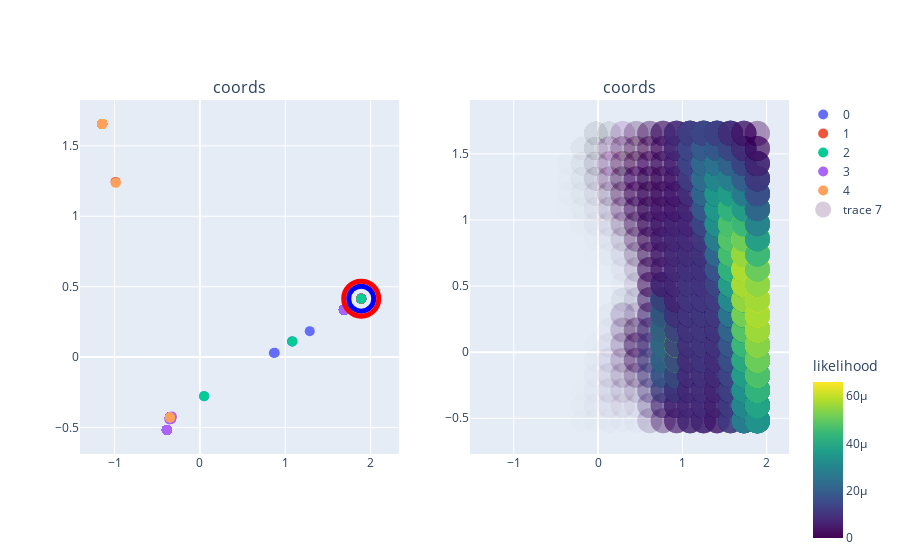

Notebook cell for this chart:
### Code cell
from impute_tools.impute_plots import (
    plot_extracted, plot_compare
)

figwl= plot_extracted(featl, label_select, tf_acc, labels=idvector, plot_out= False)

trace= plot_compare(figwl, background, like_diet, tf_proj)

### Figure 1 — Plotly figure (JSON) as saved in the notebook; plotly's stock layout.template omitted (floating-point values rounded to 4 significant figures; data arrays with more than 128 entries replaced by an {"elided": "..."} marker saying what was removed)
{"data": [{"marker": {"size": 10}, "mode": "markers", "name": "0", "text": ["i61_pop0_temp", "i63_pop0_temp", "i65_pop0_temp", "i87_pop0_temp", "i88_pop0_temp", "i89_pop0_temp", "i90_pop0_temp", "i91_pop0_temp", "i92_pop0_temp", "i93_pop0_temp", "i94_pop0_temp", "i95_pop0_temp", "i96_pop0_temp", "i97_pop0_temp", "i98_pop0_temp", "i99_pop0_temp", "i100_pop0_temp", "i101_pop0_temp", "i102_pop0_temp", "i103_pop0_temp", "i104_pop0_temp", "i105_pop0_temp", "i106_pop0_subtrop", "i107_pop0_temp", "i108_pop0_temp", "i109_pop0_temp", "i110_pop0_temp", "i111_pop0_temp", "i112_pop0_temp", "i113_pop0_temp", "i114_pop0_temp", "i116_pop0_temp", "i117_pop0_temp", "i118_pop0_temp", "i119_pop0_temp", "i120_pop0_temp", "i121_pop0_temp", "i122_pop0_temp", "i123_pop0_temp", "i124_pop0_temp", "i125_pop0_temp", "i127_pop0_subtrop", "i128_pop0_temp", "i129_pop0_temp", "i130_pop0_temp", "i132_pop0_temp", "i133_pop0_temp", "i135_pop0_temp", "i137_pop0_temp", "i139_pop0_temp", "i140_pop0_temp", "i141_pop0_temp", "i142_pop0_temp", "i143_pop0_temp", "i147_pop0_temp", "i148_pop0_temp", "i153_pop0_temp", "i172_pop0_temp", "i175_pop0_temp", "i176_pop0_temp", "i179_pop0_temp", "i186_pop0_temp", "i187_pop0_temp", "i188_pop0_temp", "i189_pop0_temp", "i191_pop0_temp", "i192_pop0_temp", "i193_pop0_temp", "i194_pop0_temp", "i195_pop0_temp", "i196_pop0_temp", "i197_pop0_temp", "i198_pop0_temp", "i204_pop0_temp", "i206_pop0_temp", "i207_pop0_temp", "i208_pop0_temp", "i209_pop0_temp", "i210_pop0_temp", "i211_pop0_temp", "i212_pop0_temp", "i213_pop0_temp", "i214_pop0_temp", "i215_pop0_temp", "i216_pop0_temp", "i217_pop0_temp", "i218_pop0_temp", "i222_pop0_temp", "i223_pop0_temp", "i225_pop0_temp", "i254_pop0_temp", "i255_pop0_temp", "i256_pop0_temp", "i257_pop0_temp", "i271_pop0_temp", "i299_pop0_temp", "i300_pop0_temp", "i301_pop0_temp", "i302_pop0_temp", "i305_pop0_temp", "i306_pop0_temp", "i307_pop0_temp", "i308_pop0_temp", "i309_pop0_temp", "i310_pop0_temp", "i311_pop0_temp", "i313_pop0_temp", "i316_pop0_temp", "i317_pop0_temp", "i323_pop0_temp", "i327_pop0_temp", "i334_pop0_temp", "i335_pop0_temp", "i338_pop0_temp", "i342_pop0_temp", "i352_pop0_temp", "i384_pop0_temp"], "type": "scatter", "x": [-0.3507, 1.89, 0.04938, 1.08, 1.89, 1.687, 1.687, 1.89, -0.3507, 1.687, -0.3507, 1.687, 1.687, 1.687, -0.3507, -0.3507, 1.687, -0.3507, 0.8766, -0.3507, -0.3507, 1.89, -0.3507, 0.8662, 1.687, -0.3507, -0.3507, -0.3507, 1.687, -0.3507, 1.687, -0.3507, 1.687, -0.3507, 1.89, 1.687, 1.687, -0.3507, 1.89, 1.89, 1.89, -0.3507, -0.3507, -0.3507, -0.3507, -0.3507, 1.687, 1.89, 1.083, 1.687, -0.3507, 1.89, 1.687, 1.687, 1.687, -0.3507, -0.3507, 1.287, -0.3507, -0.3507, -0.3507, 1.687, -0.3507, 1.89, 1.687, 1.89, -0.3507, -0.3507, -0.3507, 1.89, -0.3507, 1.89, 1.89, -0.3507, -0.3507, 1.687, -0.3507, 1.89, 1.687, -0.3507, 1.687, 1.89, 1.89, -0.3507, 1.89, 1.687, 1.687, 1.89, 1.89, 1.687, -0.3507, 1.687, -0.3507, -0.3507, 1.89, 1.89, -0.3507, 1.89, 1.89, 1.687, -0.3507, 1.687, 1.89, 1.687, 1.687, 1.89, 1.687, 1.89, -0.3507, 1.687, 1.687, -0.3507, 1.687, -0.3507, -0.3507, -0.3507, 1.687], "xaxis": "x", "y": [-0.4287, 0.4149, -0.2774, 0.1102, 0.4149, 0.3352, 0.3352, 0.4149, -0.4287, 0.3352, -0.4287, 0.3352, 0.3352, 0.3352, -0.4287, -0.4287, 0.3352, -0.4287, 0.03057, -0.4287, -0.4287, 0.4149, -0.4287, 0.02835, 0.3352, -0.4287, -0.4287, -0.4287, 0.3352, -0.4287, 0.3352, -0.4287, 0.3352, -0.4287, 0.4149, 0.3352, 0.3352, -0.4287, 0.4149, 0.4149, 0.4149, -0.4287, -0.4287, -0.4287, -0.4287, -0.4287, 0.3352, 0.4149, 0.1113, 0.3352, -0.4287, 0.4149, 0.3352, 0.3352, 0.3352, -0.4287, -0.4287, 0.184, -0.4287, -0.4287, -0.4287, 0.3352, -0.4287, 0.4149, 0.3352, 0.4149, -0.4287, -0.4287, -0.4287, 0.4149, -0.4287, 0.4149, 0.4149, -0.4287, -0.4287, 0.3352, -0.4287, 0.4149, 0.3352, -0.4287, 0.3352, 0.4149, 0.4149, -0.4287, 0.4149, 0.3352, 0.3352, 0.4149, 0.4149, 0.3352, -0.4287, 0.3352, -0.4287, -0.4287, 0.4149, 0.4149, -0.4287, 0.4149, 0.4149, 0.3352, -0.4287, 0.3352, 0.4149, 0.3352, 0.3352, 0.4149, 0.3352, 0.4149, -0.4287, 0.3352, 0.3352, -0.4287, 0.3352, -0.4287, -0.4287, -0.4287, 0.3352], "yaxis": "y"}, {"marker": {"size": 10}, "mode": "markers", "name": "1", "text": ["i70_pop1_trop", "i76_pop1_trop", "i78_pop1_trop", "i115_pop1_trop", "i131_pop1_subtrop", "i136_pop1_trop", "i138_pop1_trop", "i150_pop1_trop", "i152_pop1_trop", "i156_pop1_subtrop", "i157_pop1_trop", "i158_pop1_subtrop", "i160_pop1_subtrop", "i165_pop1_subtrop", "i166_pop1_trop", "i168_pop1_trop", "i173_pop1_subtrop", "i174_pop1_trop", "i177_pop1_trop", "i178_pop1_trop", "i190_pop1_trop", "i199_pop1_trop", "i200_pop1_trop", "i201_pop1_trop", "i202_pop1_trop", "i203_pop1_trop", "i205_pop1_trop", "i219_pop1_trop", "i220_pop1_trop", "i221_pop1_trop", "i224_pop1_subtrop", "i226_pop1_subtrop", "i231_pop1_trop", "i233_pop1_trop", "i243_pop1_trop", "i244_pop1_trop", "i251_pop1_trop", "i252_pop1_trop", "i261_pop1_subtrop", "i263_pop1_subtrop", "i265_pop1_subtrop", "i266_pop1_subtrop", "i270_pop1_subtrop", "i272_pop1_subtrop", "i273_pop1_subtrop", "i277_pop1_trop", "i279_pop1_trop", "i284_pop1_trop", "i285_pop1_subtrop", "i286_pop1_subtrop", "i287_pop1_subtrop", "i288_pop1_trop", "i294_pop1_trop", "i296_pop1_trop", "i298_pop1_trop", "i318_pop1_subtrop", "i319_pop1_subtrop", "i320_pop1_subtrop", "i321_pop1_subtrop", "i322_pop1_trop", "i324_pop1_subtrop", "i325_pop1_subtrop", "i326_pop1_subtrop", "i329_pop1_subtrop", "i330_pop1_subtrop", "i331_pop1_trop", "i336_pop1_trop", "i340_pop1_trop", "i346_pop1_subtrop", "i348_pop1_subtrop", "i349_pop1_subtrop", "i351_pop1_subtrop", "i353_pop1_subtrop", "i354_pop1_subtrop", "i355_pop1_subtrop", "i356_pop1_subtrop", "i357_pop1_subtrop", "i358_pop1_subtrop", "i359_pop1_subtrop", "i360_pop1_subtrop", "i363_pop1_subtrop", "i364_pop1_subtrop", "i365_pop1_subtrop", "i366_pop1_subtrop", "i368_pop1_subtrop", "i369_pop1_subtrop", "i370_pop1_subtrop", "i371_pop1_subtrop", "i372_pop1_subtrop", "i373_pop1_subtrop", "i374_pop1_subtrop", "i375_pop1_subtrop", "i376_pop1_subtrop", "i377_pop1_subtrop", "i378_pop1_subtrop", "i379_pop1_subtrop", "i380_pop1_subtrop", "i381_pop1_subtrop", "i382_pop1_subtrop", "i383_pop1_subtrop"], "type": "scatter", "x": [-0.3507, -1.145, -1.145, 1.89, -0.3507, -0.3507, -0.3507, -1.145, 1.89, -0.3507, -1.145, -0.3507, -0.3507, -1.145, -0.3507, -0.3507, -1.145, -0.3507, -1.145, -0.3507, 1.89, 1.89, -0.3507, 1.89, 1.89, -0.3507, 1.89, -1.145, -0.3507, -1.145, -0.3507, -0.3507, -0.3507, -1.145, -0.3507, -1.145, -0.3507, -0.3507, -0.3507, -0.3507, -0.3507, -0.3507, -0.3507, -0.3507, -0.3507, -0.3507, -0.3507, -0.3507, -0.3507, -0.3507, -0.3507, -0.3507, -0.3507, -0.9884, -0.3507, -0.3507, -1.145, -0.3507, -1.145, -1.145, -0.3507, -0.3507, -0.3507, -0.3507, -0.3507, -1.145, -0.3507, -1.145, -0.3507, -0.3507, -0.3507, -0.3507, -0.3507, -0.3507, -0.3507, -0.3507, -0.3507, -0.3507, -0.3507, -0.3507, -0.3507, -0.3507, -0.3507, -0.3507, -0.3507, -0.3507, -0.3507, -0.3507, -0.3507, -0.3507, -0.3507, -0.3507, -0.3507, -0.3507, -0.3507, -0.3507, -0.3507, -0.3507, -0.3507, -0.3507], "xaxis": "x", "y": [-0.4287, 1.655, 1.655, 0.4149, -0.4287, -0.4287, -0.4287, 1.655, 0.4149, -0.4287, 1.655, -0.4287, -0.4287, 1.655, -0.4287, -0.4287, 1.655, -0.4287, 1.655, -0.4287, 0.4149, 0.4149, -0.4287, 0.4149, 0.4149, -0.4287, 0.4149, 1.655, -0.4287, 1.655, -0.4287, -0.4287, -0.4287, 1.655, -0.4287, 1.655, -0.4287, -0.4287, -0.4287, -0.4287, -0.4287, -0.4287, -0.4287, -0.4287, -0.4287, -0.4287, -0.4287, -0.4287, -0.4287, -0.4287, -0.4287, -0.4287, -0.4287, 1.244, -0.4287, -0.4287, 1.655, -0.4287, 1.655, 1.655, -0.4287, -0.4287, -0.4287, -0.4287, -0.4287, 1.655, -0.4287, 1.655, -0.4287, -0.4287, -0.4287, -0.4287, -0.4287, -0.4287, -0.4287, -0.4287, -0.4287, -0.4287, -0.4287, -0.4287, -0.4287, -0.4287, -0.4287, -0.4287, -0.4287, -0.4287, -0.4287, -0.4287, -0.4287, -0.4287, -0.4287, -0.4287, -0.4287, -0.4287, -0.4287, -0.4287, -0.4287, -0.4287, -0.4287, -0.4287], "yaxis": "y"}, {"marker": {"size": 10}, "mode": "markers", "name": "2", "text": ["i27_pop2_aro", "i62_pop2_temp", "i64_pop2_temp", "i68_pop2_trop", "i80_pop2_trop", "i86_pop2_aro", "i126_pop2_subtrop", "i144_pop2_trop", "i145_pop2_trop", "i146_pop2_trop", "i149_pop2_trop", "i151_pop2_trop", "i154_pop2_subtrop", "i155_pop2_subtrop", "i159_pop2_subtrop", "i161_pop2_trop", "i162_pop2_subtrop", "i163_pop2_subtrop", "i164_pop2_subtrop", "i167_pop2_trop", "i169_pop2_subtrop", "i170_pop2_subtrop", "i171_pop2_trop", "i181_pop2_trop", "i182_pop2_subtrop", "i183_pop2_trop", "i184_pop2_trop", "i185_pop2_trop", "i229_pop2_trop", "i230_pop2_trop", "i245_pop2_trop", "i253_pop2_trop", "i258_pop2_subtrop", "i259_pop2_subtrop", "i260_pop2_subtrop", "i262_pop2_subtrop", "i264_pop2_subtrop", "i267_pop2_subtrop", "i268_pop2_subtrop", "i269_pop2_subtrop", "i274_pop2_trop", "i275_pop2_trop", "i276_pop2_trop", "i278_pop2_trop", "i281_pop2_trop", "i282_pop2_trop", "i283_pop2_trop", "i290_pop2_trop", "i291_pop2_trop", "i292_pop2_trop", "i293_pop2_trop", "i295_pop2_subtrop", "i303_pop2_trop", "i304_pop2_subtrop", "i312_pop2_trop", "i314_pop2_subtrop", "i315_pop2_trop", "i328_pop2_trop", "i332_pop2_trop", "i337_pop2_trop", "i339_pop2_trop", "i341_pop2_trop", "i343_pop2_temp", "i344_pop2_trop", "i345_pop2_trop", "i347_pop2_trop", "i350_pop2_trop", "i361_pop2_trop", "i362_pop2_trop", "i367_pop2_subtrop"], "type": "scatter", "x": [-0.3507, 0.04938, 1.083, -0.3507, -0.3518, -0.3507, -0.3507, -0.3507, -0.3507, -0.3507, -0.3507, -0.3507, -0.3507, -0.3507, -0.3507, -0.3507, -0.3507, -0.3507, -0.3507, -0.3507, -0.3507, -0.3507, -0.3507, -0.3507, -0.3507, -0.3507, -0.3507, -0.3507, -0.3507, -0.3507, -0.3507, -0.3507, -0.3507, -0.3507, -0.3507, -0.3507, -0.3507, -0.3507, -0.3507, -0.3507, -1.145, -0.3507, -1.145, -0.3507, -0.3507, -0.3507, -0.3507, -0.3507, -0.3507, -0.3507, -0.3507, -0.3507, -0.3507, -0.3507, -0.3518, -0.3507, -0.3507, -0.3507, -0.3507, -0.3507, -1.145, -0.3507, 1.89, -0.3507, -0.3507, -0.3507, -0.3507, -0.3507, -1.145, -0.3518], "xaxis": "x", "y": [-0.4287, -0.2774, 0.1113, -0.4287, -0.431, -0.4287, -0.4287, -0.4287, -0.4287, -0.4287, -0.4287, -0.4287, -0.4287, -0.4287, -0.4287, -0.4287, -0.4287, -0.4287, -0.4287, -0.4287, -0.4287, -0.4287, -0.4287, -0.4287, -0.4287, -0.4287, -0.4287, -0.4287, -0.4287, -0.4287, -0.4287, -0.4287, -0.4287, -0.4287, -0.4287, -0.4287, -0.4287, -0.4287, -0.4287, -0.4287, 1.655, -0.4287, 1.655, -0.4287, -0.4287, -0.4287, -0.4287, -0.4287, -0.4287, -0.4287, -0.4287, -0.4287, -0.4287, -0.4287, -0.431, -0.4287, -0.4287, -0.4287, -0.4287, -0.4287, 1.655, -0.4287, 0.4149, -0.4287, -0.4287, -0.4287, -0.4287, -0.4287, 1.655, -0.431], "yaxis": "y"}, {"marker": {"size": 10}, "mode": "markers", "name": "3", "text": ["i0_pop3_aro", "i1_pop3_aro", "i2_pop3_aro", "i3_pop3_aro", "i4_pop3_aro", "i5_pop3_aro", "i6_pop3_aro", "i7_pop3_aro", "i8_pop3_aro", "i9_pop3_aro", "i10_pop3_aro", "i11_pop3_aro", "i12_pop3_aro", "i13_pop3_aro", "i14_pop3_aro", "i15_pop3_aro", "i16_pop3_aro", "i17_pop3_aro", "i18_pop3_aro", "i19_pop3_aro", "i20_pop3_aro", "i21_pop3_aro", "i22_pop3_aro", "i23_pop3_aro", "i24_pop3_aro", "i25_pop3_aro", "i26_pop3_aro", "i28_pop3_aro", "i29_pop3_aro", "i30_pop3_aro", "i31_pop3_aro", "i32_pop3_aro", "i33_pop3_aro", "i34_pop3_aro", "i35_pop3_aro", "i36_pop3_aro", "i37_pop3_aro", "i38_pop3_aro", "i39_pop3_aro", "i40_pop3_aro", "i41_pop3_aro", "i42_pop3_aro", "i43_pop3_aro", "i44_pop3_aro", "i45_pop3_aro", "i46_pop3_aro", "i47_pop3_aro", "i48_pop3_aro", "i49_pop3_aro", "i50_pop3_aro", "i51_pop3_aro", "i52_pop3_aro", "i53_pop3_aro", "i54_pop3_aro", "i55_pop3_aro", "i56_pop3_aro", "i57_pop3_aro", "i58_pop3_aro", "i59_pop3_aro", "i60_pop3_aro", "i66_pop3_aro", "i79_pop3_aro", "i81_pop3_aro", "i82_pop3_aro", "i83_pop3_aro", "i84_pop3_aro", "i85_pop3_aro"], "type": "scatter", "x": [-0.3876, -0.3876, -0.3876, -0.3876, -0.3876, -0.3876, -0.3507, -0.3876, -0.3876, -0.3876, -0.3507, -0.3569, -0.3507, -0.3876, -0.3507, -0.3876, -0.3876, -0.3507, 1.687, -0.3876, -0.3332, 1.725, -0.3876, -0.3384, -0.3876, -0.3876, -0.3876, 1.725, -0.3507, -0.3507, -0.3876, -0.3507, -0.3876, -0.3384, -0.3507, -0.3876, -0.3876, -0.3507, -0.3507, -0.3876, 1.725, -0.3876, -0.3876, -0.3507, -0.3507, -0.3332, -0.3507, -0.3507, -0.3876, -0.3876, -0.3507, -0.3507, -0.3558, -0.3876, -0.3876, -0.3876, -0.3507, 1.725, -0.3507, -0.3876, -0.3876, -0.3384, -0.3876, -0.3876, -0.3302, -0.3507, -0.3507], "xaxis": "x", "y": [-0.5183, -0.5183, -0.5183, -0.5183, -0.5183, -0.5183, -0.4287, -0.5183, -0.5183, -0.5183, -0.4287, -0.443, -0.4287, -0.5183, -0.4287, -0.5183, -0.5183, -0.4287, 0.3352, -0.5183, -0.4284, 0.3429, -0.5183, -0.4403, -0.5183, -0.5183, -0.5183, 0.3429, -0.4287, -0.4287, -0.5183, -0.4287, -0.5183, -0.4403, -0.4287, -0.5183, -0.5183, -0.4287, -0.4287, -0.5183, 0.3429, -0.5183, -0.5183, -0.4287, -0.4287, -0.4284, -0.4287, -0.4287, -0.5183, -0.5183, -0.4287, -0.4287, -0.4406, -0.5183, -0.5183, -0.5183, -0.4287, 0.3429, -0.4287, -0.5183, -0.5183, -0.4403, -0.5183, -0.5183, -0.4213, -0.4287, -0.4287], "yaxis": "y"}, {"marker": {"size": 10}, "mode": "markers", "name": "4", "text": ["i67_pop4_trop", "i69_pop4_trop", "i71_pop4_trop", "i72_pop4_trop", "i73_pop4_trop", "i74_pop4_trop", "i75_pop4_trop", "i77_pop4_trop", "i134_pop4_trop", "i180_pop4_trop", "i227_pop4_trop", "i228_pop4_trop", "i232_pop4_trop", "i234_pop4_trop", "i235_pop4_trop", "i236_pop4_trop", "i237_pop4_trop", "i238_pop4_trop", "i239_pop4_trop", "i240_pop4_trop", "i241_pop4_trop", "i242_pop4_trop", "i246_pop4_trop", "i247_pop4_trop", "i248_pop4_trop", "i249_pop4_trop", "i250_pop4_trop", "i280_pop4_trop", "i289_pop4_trop", "i297_pop4_trop", "i333_pop4_trop"], "type": "scatter", "x": [-1.145, -1.145, -1.145, -1.145, -0.3507, -1.145, -1.145, -1.145, -0.3507, -1.145, -1.145, -1.145, -1.145, -1.145, -1.145, -1.145, -1.145, -1.145, -1.145, -0.3507, -1.145, -1.145, -1.145, -1.145, -1.145, -0.9854, -1.145, -1.145, -1.145, -0.3507, -1.145], "xaxis": "x", "y": [1.655, 1.655, 1.655, 1.655, -0.4287, 1.655, 1.655, 1.655, -0.4287, 1.655, 1.655, 1.655, 1.655, 1.655, 1.655, 1.655, 1.655, 1.655, 1.655, -0.4287, 1.655, 1.655, 1.655, 1.655, 1.655, 1.237, 1.655, 1.655, 1.655, -0.4287, 1.655], "yaxis": "y"}, {"marker": {"color": "rgba(135, 206, 250, 0)", "line": {"color": "blue", "width": 5}, "opacity": 1, "size": 25}, "mode": "markers", "showlegend": false, "type": "scatter", "x": [1.89], "xaxis": "x", "y": [0.4149], "yaxis": "y"}, {"marker": {"color": "rgba(135, 206, 250, 0)", "line": {"color": "red", "width": 5}, "opacity": 1, "size": 35}, "mode": "markers", "name": "max_predict", "showlegend": false, "type": "scatter", "x": [1.89], "xaxis": "x", "y": [0.4149], "yaxis": "y"}, {"marker": {"color": {"elided": "8000 float values"}, "colorbar": {"len": 200, "lenmode": "pixels", "title": {"text": "likelihood"}, "y": 0.3, "yanchor": "top"}, "colorscale": [[0, "#440154"], [0.1111, "#482878"], [0.2222, "#3e4989"], [0.3333, "#31688e"], [0.4444, "#26828e"], [0.5556, "#1f9e89"], [0.6667, "#35b779"], [0.7778, "#6ece58"], [0.8889, "#b5de2b"], [1, "#fde725"]], "line": {"width": 0}, "opacity": {"elided": "8000 float values"}, "size": 25, "symbol": "circle"}, "mode": "markers", "type": "scatter", "x": {"elided": "8000 float values"}, "xaxis": "x2", "y": {"elided": "8000 float values"}, "yaxis": "y2"}], "layout": {"annotations": [{"font": {"size": 16}, "showarrow": false, "text": "coords", "x": 0.225, "xanchor": "center", "xref": "paper", "y": 1, "yanchor": "bottom", "yref": "paper"}, {"font": {"size": 16}, "showarrow": false, "text": "coords", "x": 0.775, "xanchor": "center", "xref": "paper", "y": 1, "yanchor": "bottom", "yref": "paper"}], "xaxis": {"anchor": "y", "domain": [0, 0.45]}, "xaxis2": {"anchor": "y2", "domain": [0.55, 1]}, "yaxis": {"anchor": "x", "domain": [0, 1]}, "yaxis2": {"anchor": "x2", "domain": [0, 1]}}}
